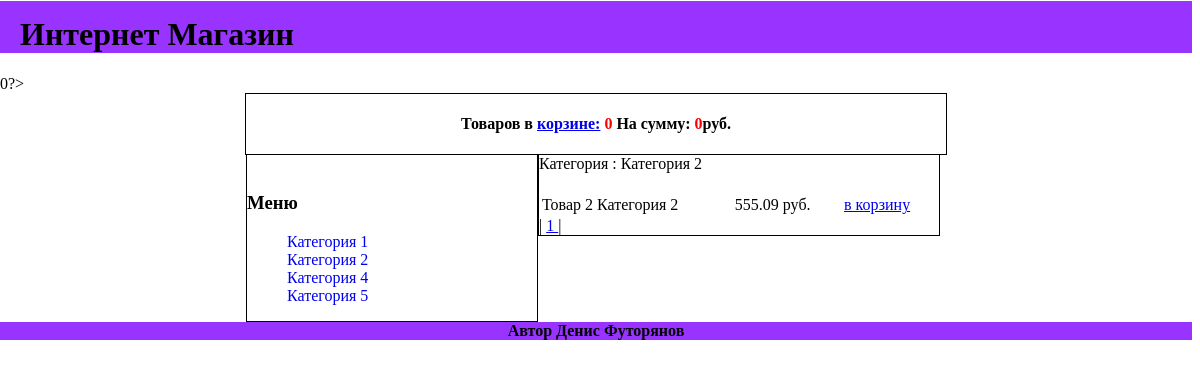
/?id_cat=2, run on the app's committed database.
### tables this page shows
CREATE TABLE `categories` (
  `id_cat` int(5) NOT NULL,
  `name_cat` varchar(100) NOT NULL
);

CREATE TABLE `goods` (
  `id_good` int(5) NOT NULL,
  `id_cat` int(5) NOT NULL,
  `name_good` varchar(255) NOT NULL,
  `price_good` float NOT NULL
);

### blocks/menu.php (the view)
<div class="add_cat_1">
    &nbsp;      <h3>Меню</h3>
    <menu>
        <?php
        $sql_cat = "SELECT * FROM categories ORDER BY id_cat ASC ";
        $query_cat = mysqli_query($link,$sql_cat) or die("Какая то ошибка");
        while ($row_cat = mysqli_fetch_assoc($query_cat)){
            ?>
            <li style="list-style: none"><a style="text-decoration: none" href="?id_cat=<?=$row_cat['id_cat']?>"><?=$row_cat['name_cat']?></a></li>
            <?php
        }
        ?>
    </menu>
</div>

### blocks/content.php (shortened to what this page needs)
<div class="input_cat">
<?php
                 if ($_GET['id_cat']){
                     $id_cat = $_GET['id_cat'];
                     $sql_cat = "SELECT name_cat FROM categories WHERE id_cat = '$id_cat'";
                     $query_cat = mysqli_query($link,$sql_cat) or die("Какая то ошибка");
                     $row_cat = mysqli_fetch_row($query_cat);
                     echo 'Категория : '.$row_cat[0];
                $per_page = 5;
                $sql_num = "SELECT id_good FROM goods WHERE id_cat ='$id_cat'";
                $query_num = mysqli_query($link,$sql_num) or die("Какая то ошибка");
                $rows = mysqli_num_rows($query_num);
                $pages = ceil($rows/$per_page);
                $sql_good = "SELECT * FROM goods WHERE id_cat = '$id_cat' ORDER BY id_good LIMIT ".$_GET['p'].",".$per_page;
                $query_good = mysqli_query($link,$sql_good) or die("Какая то ошибка");
                echo '<table width="100%" style="padding-top: 20px">';
                while ($row_good = mysqli_fetch_assoc($query_good)){
                    ?>
                <tr><td><?=$row_good['name_good'];?></td><td><?=$row_good['price_good']?> руб.</td><td><a href="../add_basket.php?id_good=<?= $row_good['id_good']?>&id_cat=<?=$id_cat?>&p=<?=$_GET['p']?>">в корзину</a></td></tr>
                    <?php
                }
                echo '</table>';
                echo '| ';
                for ($i=0;$i<$pages;$i++){
                    echo '<a href="?id_cat='.$id_cat.'&p='.($i*$per_page).'">'.($i+1).' </a>| ';
                }
                 }
  ?>
</div>

### style.css (style rules this page uses)
body { margin-top: -20px; margin-left: 0; font-family: "Comic Sans MS",cursive; }
.add_cat_1 { width: 290px; float: left; border:black thin solid ; }
.input_cat { width: 400px; float: left;border: black thin solid; }

### data on the page
categories: name_cat "Категория 1"
categories: name_cat "Категория 2"
categories: name_cat "Категория 4"
categories: name_cat "Категория 5"
goods: name_good "Товар 2 Категория 2", price_good "555.09"

### other printed values
$count = $row_basket[0] "0"
$count "0"
$sum "0"
